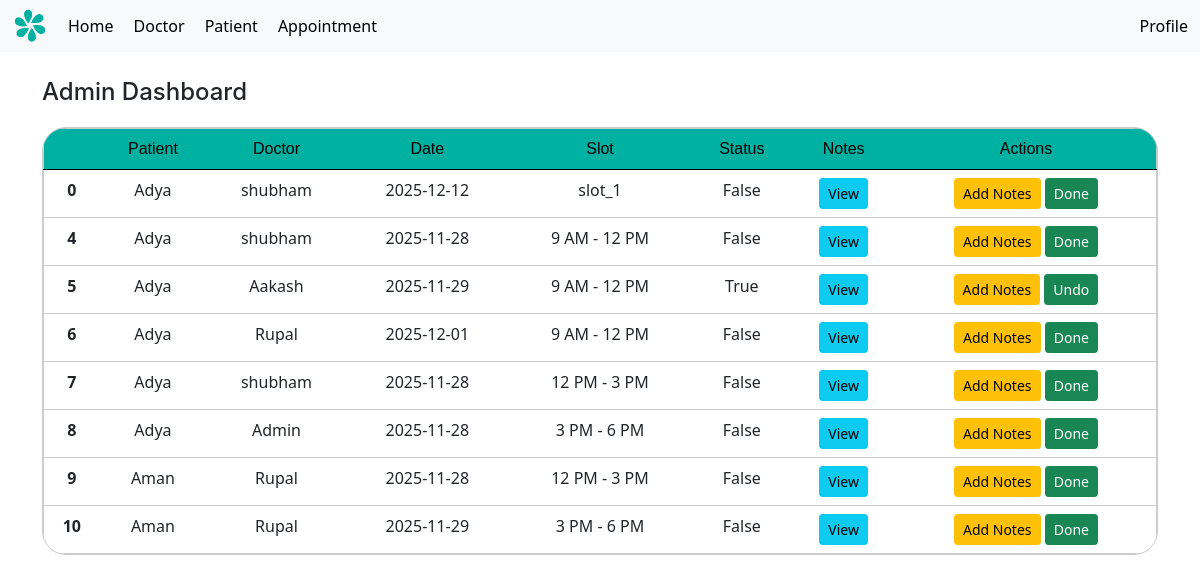
Page /home (signed in) on the committed database.
### models.py (models this page shows, shortened)
class appointment(db.Model):
    id = db.Column(db.Integer, primary_key=True)
    patient_id = db.Column(db.Integer, db.ForeignKey('patient.id'), nullable=False)
    doctor_id = db.Column(db.Integer, db.ForeignKey('doctor.id'), nullable=False)
    appointment_date = db.Column(db.Date, nullable=False)
    slot = db.Column(db.String(20), nullable=False)
    prescription = db.Column(db.Text, nullable=True)
    status = db.Column(db.Boolean, default=False)
    doctor = db.relationship('doctor', back_populates='appointments', lazy=True)
    patient = db.relationship('patient', back_populates='appointments', lazy=True)

class patient(UserMixin, db.Model):
    id = db.Column(db.Integer, primary_key=True)
    username = db.Column(db.String(100), unique=True, nullable=False)
    name = db.Column(db.String(100), nullable=False)
    age = db.Column(db.Integer, nullable=False)
    password = db.Column(db.String(200), nullable=False)
    appointments = db.relationship('appointment', back_populates='patient', lazy=True)
    is_admin = db.Column(db.Boolean, default=False)
    is_doctor = db.Column(db.Boolean, default=False)

class doctor(UserMixin, db.Model):
    id = db.Column(db.Integer, primary_key=True)
    username = db.Column(db.String(100), unique=True, nullable=False)
    password = db.Column(db.String(200), nullable=False)
    name = db.Column(db.String(100), nullable=False)
    specialization = db.Column(db.String(100), nullable=False)
    availability = db.Column(db.Date, nullable=True)
    timeSlots = db.relationship('timeSlot', back_populates='doctor', lazy=True)
    appointments = db.relationship('appointment', back_populates='doctor', lazy=True)
    is_admin = db.Column(db.Boolean, default=False)
    is_doctor = db.Column(db.Boolean, default=True)

### app.py (the view)
@app.route('/home')
def home():
    if not current_user.is_authenticated:
        return redirect(url_for('login'))
    if current_user.is_admin:
        today = date.today()
        appts = appointment.query.filter(appointment.appointment_date >= today).all()
        return render_template('home_da.html', appointments=appts)
    elif current_user.is_doctor:
        appts = appointment.query.filter_by(doctor_id=current_user.id).all()
        return render_template('home_d.html', appointments=appts)
    else:
        appointments = appointment.query.filter_by(patient_id=current_user.id).all()
        return render_template('home_p.html', appointments=appointments)

### app.py (called while the page is built)
@login_manager.user_loader
def load_user(user_id):
    user_type = session.get("user_type")
    if user_type == "doctor":
        return doctor.query.get(int(user_id))
    return patient.query.get(int(user_id))

@app.context_processor
def inject_user():
    return dict(current_user=current_user, request = request)

### templates/home_da.html (shortened to what this page needs)
{% extends 'layout.html' %}
{% block content %}
<h1 style="margin-bottom: 20px;">Admin Dashboard</h1>
<div style=" border: 1px solid #ccc; border-radius: 24px; width: 100%; overflow: clip;">
<table class="table" style="text-align: center; padding: 20px; border: 1px solid #ccc; margin-bottom: 0px;">
  <thead class="thead-darky">
    <tr>
        <th scope="col"></th>
        <th scope="col">Patient</th>
        <th scope="col">Doctor</th>
        <th scope="col">Date</th>
        <th scope="col">Slot</th>
        <th scope="col">Status</th>
        <th scope="col">Notes</th>
        <th scope="col">Actions</th>
    </tr>
  </thead>
  <tbody>
        {% for a in appointments %}
        <tr>
            <th scope="row">{{ a.id }}</th>
            <td>{{ a.patient.name }}</td>
            <td>{{ a.doctor.name }}</td>
            <td>{{ a.appointment_date }}</td>
            <td>{{ a.slot }}</td>
            <td>{{ a.status }}</td>
            <td>
              <a href="{{ url_for('view_notes', appt_id=a.id) }}" class="btn btn-info btn-sm">
                  View
              </a>
            </td>
            <td>
                {% if (current_user.is_doctor and a.doctor_id == current_user.id) or current_user.is_admin %}
                    <a href="{{ url_for('add_notes', appt_id=a.id) }}" class="btn btn-warning btn-sm">
                        Add Notes
                    </a>
                {% endif %}
                {% if (current_user.is_doctor and a.doctor_id == current_user.id) or current_user.is_admin %}
                    <form action="{{ url_for('mark_done', appt_id=a.id) }}" method="POST" style="display:inline;">
                        <button class="btn btn-sm btn-success">
                            {% if a.status %}Undo{% else %}Done{% endif %}
                        </button>
                    </form>
                {% endif %}
            </td>
        </tr>
      {% endfor %}
  </tbody>
</table>
</div>
{% endblock %}

### templates/layout.html (shortened to what this page needs)
<!DOCTYPE html>
<html lang="en">
<head>
    <link rel="stylesheet" href="{{ url_for('static', filename='styles.css') }}">
    <link href="https://cdn.jsdelivr.net/npm/bootstrap@5.0.2/dist/css/bootstrap.min.css" rel="stylesheet">
</head>
<body>
    <header>
        <nav class="navbar navbar-expand-lg navbar-light bg-light fixed-top">
            <div class="container-fluid">
                <div class="normal-a d-flex flex-row align-items-center gap-36p w-100">
                    <div class="normal-a d-flex flex-row align-items-center gap-20p">
                    <img src="{{ url_for('static', filename='images/BrandLogo.png') }}" alt="Hospital Logo" class="logo w-10">
                    <a href="{{ url_for('home') }}">Home</a>
                    <a href="{{ url_for('Doctor') }}">Doctor</a>
                    {% if current_user.is_authenticated and current_user.is_admin %}
                    <a href="{{ url_for('Patient') }}">Patient</a>
                    {% endif %}
                    <a href="{{ url_for('Appointment') }}">Appointment</a>
                    </div>
                    <div class="normal-a d-flex flex-row align-items-center gap-20p">
                    {% if current_user.is_authenticated %}
                    <a href="{{ url_for('profile') }}">Profile</a>
                    {% endif %}
                    </div>
                </div>
            </div>
        </nav>
    </header>
    <main class="container centered-content mt-5" style="padding-top: 30px; padding-bottom: 30px;">
        {% block content %}{% endblock %}
    </main>

### static/styles.css (style rules this page uses)
.thead-darky { background-color: #00B0A0; color: black; font-weight: 400; border-style: none; font-family: 'Arial', sans-serif; }
table { text-align: center; }
.thead-darky th { font-weight: 400; font-size: 16px; }
.d-flex { display: flex; align-items: center; justify-content: space-between; }
.flex-row { display: flex; flex-direction: row; }
.gap-20p { gap: 20px !important; }
.gap-36p { gap: 36px !important; }
h1, h2, h3, h4, h5, h6 { font-family: "inter", sans-serif; }
h1 { font-size: 24px !important; font-weight: 700; }
.normal-a, .navbar a { text-decoration: none; color: black; }
.navbar img { width: 36px; height: 36px; }

### rows in the picture
appointment: id "0", patient.name "Adya", doctor.name "shubham", appointment_date "2025-12-12", slot "slot_1", status "False", shows "Done"
appointment: id "4", patient.name "Adya", doctor.name "shubham", appointment_date "2025-11-28", slot "9 AM - 12 PM", status "False", shows "Done"
appointment: id "5", patient.name "Adya", doctor.name "Aakash", appointment_date "2025-11-29", slot "9 AM - 12 PM", status "True", shows "Undo"
appointment: id "6", patient.name "Adya", doctor.name "Rupal", appointment_date "2025-12-01", slot "9 AM - 12 PM", status "False", shows "Done"
appointment: id "7", patient.name "Adya", doctor.name "shubham", appointment_date "2025-11-28", slot "12 PM - 3 PM", status "False", shows "Done"
appointment: id "8", patient.name "Adya", doctor.name "Admin", appointment_date "2025-11-28", slot "3 PM - 6 PM", status "False", shows "Done"
appointment: id "9", patient.name "Aman", doctor.name "Rupal", appointment_date "2025-11-28", slot "12 PM - 3 PM", status "False", shows "Done"
appointment: id "10", patient.name "Aman", doctor.name "Rupal", appointment_date "2025-11-29", slot "3 PM - 6 PM", status "False", shows "Done"
